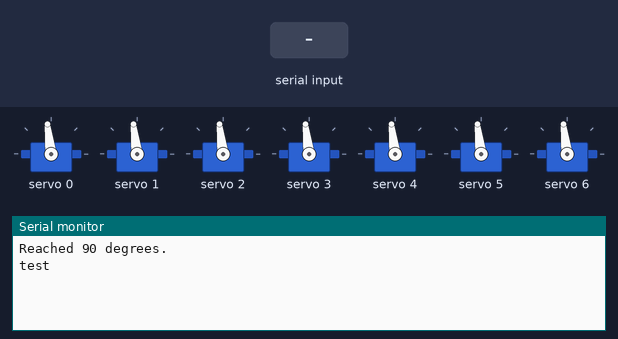
Bench run of a sketch on a simulated Arduino Uno, built with avr-gcc and run on an emulated ATmega328P. Shown: 7 × servo, the last lines printed to the serial monitor. The inputs (shaded band) are chosen by the test bench.

Above: at 2.2 s.
2.3 s: "HOME\n" received over Serial
At 3.4 s:
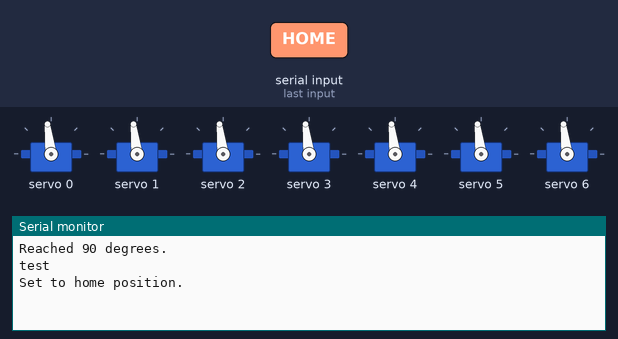
3.8 s: "90,45\n" received over Serial
At 4.6 s:
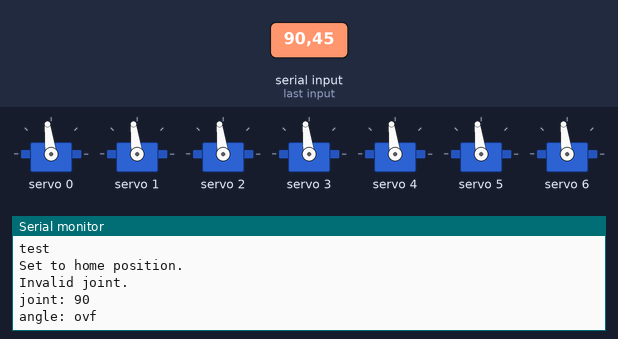
5.3 s: "0\n" received over Serial
At 5.6 s:
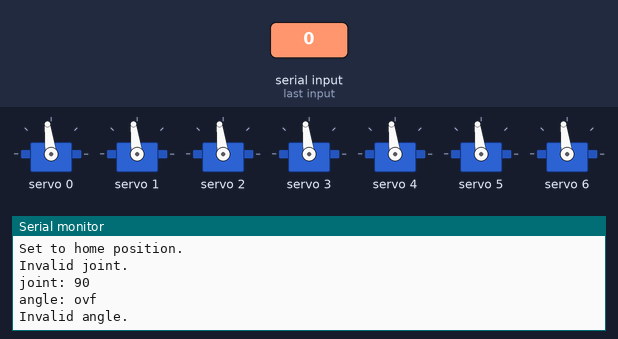

Measured:
- after the input at 2.3 s, the serial monitor: prints a new line at once (image 1)
- after the input at 3.8 s, the serial monitor: prints a new line at once (image 2)
- after the input at 5.3 s, the serial monitor: prints a new line at once (image 3)

The sketch:

control-test.ino
```cpp
#include <Wire.h>
#include <Adafruit_PWMServoDriver.h>

Adafruit_PWMServoDriver pwm = Adafruit_PWMServoDriver();

// Servo pulse limits
#define SERVOMIN 125
#define SERVOMAX 510

// Servo channels
#define BASE_SERVO            0
#define SHOULDER_L_SERVO      1
#define SHOULDER_R_SERVO      2
#define ELBOW_L_SERVO         3
#define ELBOW_R_SERVO         4
#define WRIST_PITCH_SERVO     5
#define GRIPPER_SERVO         6

// Joint definitions
#define BASE 0
#define SHOULDER 1
#define ELBOW 2
#define WRIST 3
#define GRIPPER 4

typedef struct {
  int jointNo;
  double angle;
} Joint;

// base, shoulder, elbow, pitch, wrist revolution
Joint joints[] = {{0,0}, {1,0}, {2,0} ,{3, 0}, {4, 0}};

void setJointAngle(int jointNo, double angle) {
  // set the angles in the struct
  joints[jointNo].angle = angle;

  // move the associated servos for each joint
  // joint 1, which is the shoulder has two opposing servos.
  // joint 2, the elbow has two opposing servos as well.

  switch (jointNo) {
    case 0:
      moveServo(BASE_SERVO, angle);
      break;
    case 1:
      moveServo(SHOULDER_L_SERVO, angle);
      moveServo(SHOULDER_R_SERVO, 180-angle);
      break;
    case 2:
      moveServo(ELBOW_L_SERVO, angle);
      moveServo(ELBOW_R_SERVO, 180 - angle);
      break;
    case 3:
      moveServo(WRIST_PITCH_SERVO, angle);
      break;
    case 4:
      moveServo(GRIPPER_SERVO, angle);
      break;
  }
}

void setPose(
  double base,
  double shoulder,
  double elbow,
  double wrist,
  double gripper
) {
  setJointAngle(BASE, base);
  setJointAngle(SHOULDER, shoulder);
  setJointAngle(ELBOW, elbow);
  setJointAngle(WRIST, wrist);
  setJointAngle(GRIPPER, gripper);
}

void setHome() {
  setPose(90,90,90,90,90);
}

// Convert angle to PCA9685 pulse
int angleToPulse(int angle)
{
  return map(angle, 0, 180, SERVOMIN, SERVOMAX);
}

void moveServo(uint8_t channel, int angle)
{
  pwm.setPWM(channel, 0, angleToPulse(angle));
}

void setup()
{
  Serial.begin(115200);

  pwm.begin();
  pwm.setPWMFreq(50);

  delay(1000);

  // // Start all at 0°
  // moveServo(BASE,0);
  // moveServo(SHOULDER_L,0);
  // moveServo(SHOULDER_R,180);
  // moveServo(ELBOW_L,180);
  // moveServo(ELBOW_R,0);
  // moveServo(WRIST_PITCH,0);
  // moveServo(GRIPPER,0);

  // setJointAngle(0, 0);

  // delay(2000);

  // // Move all together from 0° to 90°
  // for(int angle=0; angle<90; angle++)
  // {
  //   moveServo(BASE,angle);
  //   moveServo(SHOULDER_L,angle);
  //   moveServo(SHOULDER_R,180-angle);
  //   moveServo(ELBOW_L,180-angle);
  //   moveServo(ELBOW_R,angle);
  //   moveServo(WRIST_PITCH,angle);
  //   moveServo(GRIPPER,angle);

  //   delay(20);
  // }

  setHome();

  Serial.println("Reached 90 degrees.");
  Serial.println("test");
}

String line;

void parseCommand(String line) {
  int joint;
  double angle;
  sscanf(line.c_str(), "%d %lf", &joint, &angle);

  // SET COMMAMDS

  if (line.equals("HOME")) {
    Serial.println("Set to home position.");
    setPose(90,90,90,90,90);
    return;
  }

  if (verifyJoint(joint)) {
    if (verifyAngle(angle)) {
      setJointAngle(joint, angle);
    }
    else {
      Serial.println("Invalid angle.");
      return;
      }
  }
  else {
    Serial.println("Invalid joint.");
  }
  Serial.print("joint: ");
  Serial.println(joint);
  Serial.print("angle: ");
  Serial.println(angle);
}

bool verifyJoint(int joint) {
  if (joint >= 0 && joint <= 5) {
    return true;
  }
  return false;
}

bool verifyAngle(double angle) {
  if (angle >= 0 && angle <= 180) {
    return true;
  }
  return false;
}

void loop()
{
  if (Serial.available()) {
    line = Serial.readStringUntil('\n');
    line.trim();

    if (line.length() > 0) {
      parseCommand(line);
    }
  }
  //Serial.println("test");
}
```
